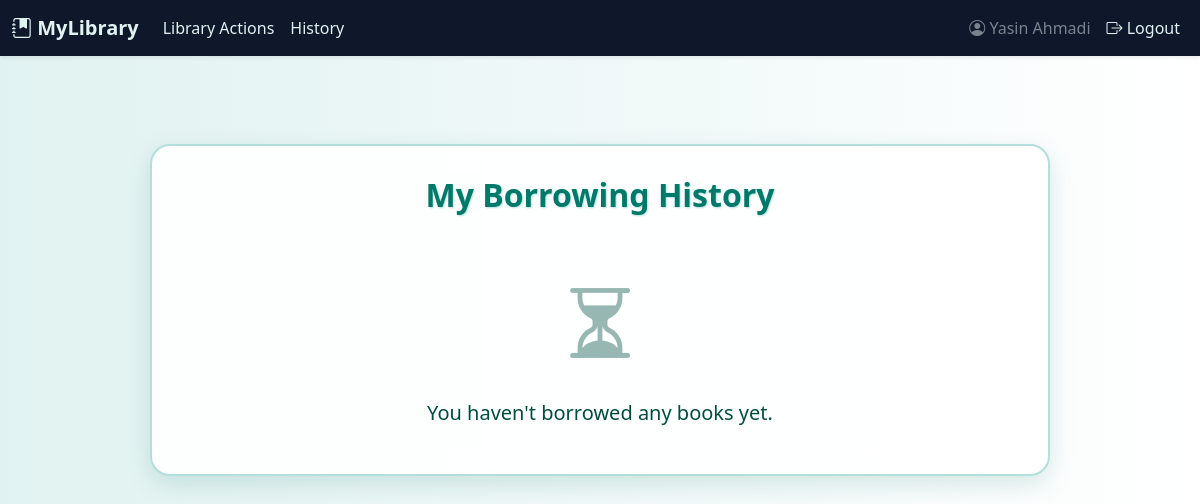
Before: /user_history (signed in) with the older database file.
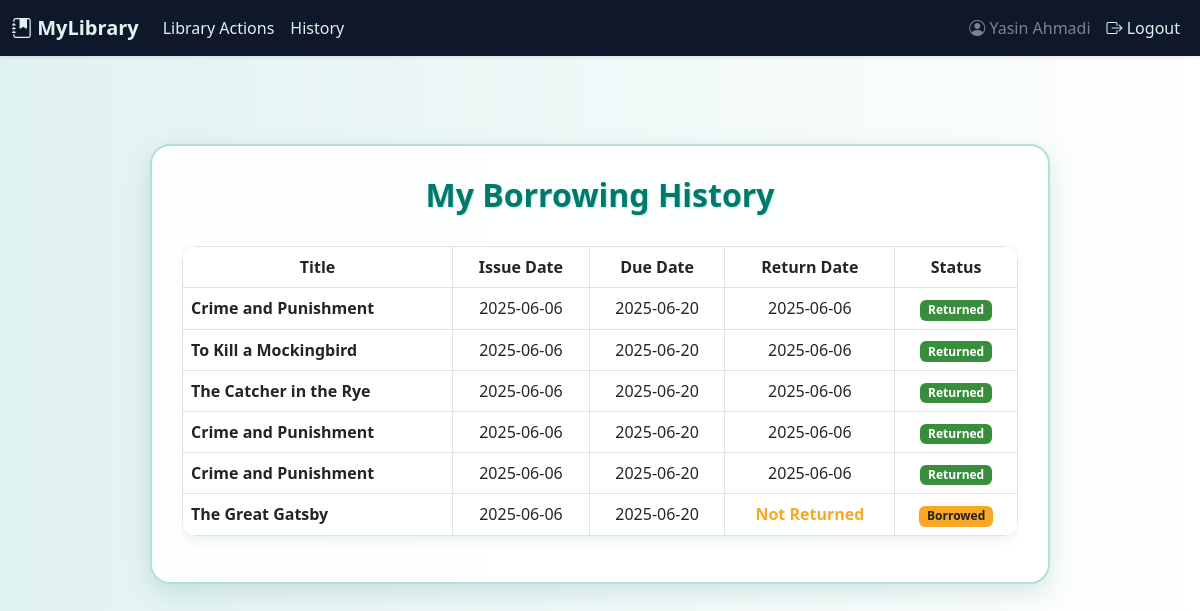
After: the same page with the newer database file.
### tables this page shows
CREATE TABLE Transactions (
    transaction_id INTEGER PRIMARY KEY AUTOINCREMENT,
    user_id INTEGER,
    book_id INTEGER,
    issue_date DATE NOT NULL,
    due_date DATE NOT NULL,
    return_date DATE,
    status TEXT DEFAULT 'borrowed',
    FOREIGN KEY (user_id) REFERENCES Users(user_id),
    FOREIGN KEY (book_id) REFERENCES Books(book_id)
);

CREATE TABLE Books (
    book_id INTEGER PRIMARY KEY AUTOINCREMENT,
    title TEXT NOT NULL,
    author_name TEXT,
    edition TEXT,
    publisher TEXT,
    language TEXT,
    published_year INTEGER,
    total_copies INTEGER DEFAULT 1,
    available_copies INTEGER DEFAULT 1
);

### routes/book_routes.py (the view)
    def wrapper(*args, **kwargs):
        if 'user_id' not in session:
            return redirect(url_for('auth.auth'))
        return view_func(*args, **kwargs)

### routes/book_routes.py (called while the page is built)
def login_required(view_func):
    def wrapper(*args, **kwargs):
        if 'user_id' not in session:
            return redirect(url_for('auth.auth'))
        return view_func(*args, **kwargs)
    wrapper.__name__ = view_func.__name__
    return wrapper

@book_bp.route('/user_history', methods=['GET'])
@login_required
def user_history():
    user_id = session['user_id']
    conn = sqlite3.connect('library.db')
    conn.row_factory = sqlite3.Row
    c = conn.cursor()
    c.execute("""
        SELECT B.title, T.issue_date, T.due_date, T.return_date, T.status
        FROM Transactions T
        JOIN Books B ON T.book_id = B.book_id
        WHERE T.user_id = ?
        ORDER BY T.issue_date DESC
    """, (user_id,))
    records = c.fetchall()
    conn.close()
    return render_template('user_history.html', records=records)

### templates/user_history.html (shortened to what this page needs)
{% extends 'base.html' %}
{% block content %}
<div class="glass-card">
    <h2 class="section-title">My Borrowing History</h2>
    {% if records %}
    <div class="table-responsive">
        <table class="table table-hover table-bordered align-middle text-center rounded-4 overflow-hidden">
            <thead>
                <tr>
                    <th>Title</th>
                    <th>Issue Date</th>
                    <th>Due Date</th>
                    <th>Return Date</th>
                    <th>Status</th>
                </tr>
            </thead>
            <tbody>
                {% for record in records %}
                <tr>
                    <td class="text-start fw-semibold">{{ record.title }}</td>
                    <td>{{ record.issue_date }}</td>
                    <td>{{ record.due_date }}</td>
                    <td>
                        {% if record.return_date %}
                            {{ record.return_date }}
                        {% else %}
                            <span class="text-warning">Not Returned</span>
                        {% endif %}
                    </td>
                    <td>
                        {% if record.status|lower == 'borrowed' %}
                            <span class="badge bg-warning">Borrowed</span>
                        {% elif record.status|lower == 'returned' %}
                            <span class="badge bg-success">Returned</span>
                        {% elif record.status|lower == 'overdue' %}
                            <span class="badge bg-danger">Overdue</span>
                        {% else %}
                            <span class="badge bg-secondary">{{ record.status }}</span>
                        {% endif %}
                    </td>
                </tr>
                {% endfor %}
            </tbody>
        </table>
    </div>
    {% else %}
    <div class="no-records">
        <i class="bi bi-hourglass-split"></i>
        <p>You haven't borrowed any books yet.</p>
    </div>
    {% endif %}
</div>
{% endblock %}

### templates/base.html (shortened to what this page needs)
<!DOCTYPE html>
<html lang="en">
<head>
    <link rel="stylesheet" href="https://cdn.jsdelivr.net/npm/bootstrap@5.3.0/dist/css/bootstrap.min.css">
    <link rel="stylesheet" href="https://cdn.jsdelivr.net/npm/bootstrap-icons@1.10.5/font/bootstrap-icons.css">
</head>
<body>
    <nav class="navbar navbar-expand-lg navbar-custom shadow-sm">
        <div class="container-fluid">
            <a class="navbar-brand fw-semibold" href="/"><i class="bi bi-journal-bookmark-fill"></i> MyLibrary</a>
            <div class="collapse navbar-collapse" id="navbarNav">
                <ul class="navbar-nav me-auto">
                    {% if session.get('user_id') %}
                        <li class="nav-item"><a class="nav-link" href="/library_actions">Library Actions</a></li>
                        <li class="nav-item"><a class="nav-link" href="/user_history">History</a></li>
                    {% else %}
                        <li class="nav-item"><a class="nav-link" href="{{ url_for('auth.login') }}">Login</a></li>
                        <li class="nav-item"><a class="nav-link" href="{{ url_for('auth.register') }}">Register</a></li>
                    {% endif %}
                </ul>
                {% if session.get('user_id') %}
                <ul class="navbar-nav ms-auto">
                    <li class="nav-item d-flex align-items-center">
                        <span class="nav-link disabled">
                            <i class="bi bi-person-circle"></i> {{ session.get('username') }}
                        </span>
                    </li>
                    <li class="nav-item">
                        <a class="nav-link" href="/logout">
                            <i class="bi bi-box-arrow-right"></i> Logout
                        </a>
                    </li>
                </ul>
                {% endif %}
            </div>
        </div>
    </nav>
    <div class="container py-4">
        {% block content %}{% endblock %}
    </div>
</body>
</html>

### templates/base.html (style rules this page uses)
.navbar-custom { background-color: #0f172a; }
.navbar-brand, .nav-link { color: #e0f2f1 !important; transition: color 0.3s ease, text-shadow 0.3s ease; }
.nav-link.disabled { color: rgba(224, 242, 241, 0.5) !important; }
body { background-color: #f8fafc; font-family: 'Segoe UI', Tahoma, Geneva, Verdana, sans-serif; }

### templates/user_history.html (style rules this page uses)
body { background: linear-gradient(to right, #e0f2f1, #ffffff); }
.glass-card { backdrop-filter: blur(15px); background: rgba(255, 255, 255, 0.9); border-radius: 20px; box-shadow: 0 8px 25px rgba(0, 105, 92, 0.15); padding: 30px; max-width: 900px; width: 100%; margin: 3rem auto; border: 2px solid #b2dfdb; }
h2.section-title { font-weight: 700; color: #00796b; text-align: center; margin-bottom: 2rem; text-shadow: 1px 1px 2px #b2dfdb; }
table { background-color: #ffffff; border-radius: 12px; overflow: hidden; box-shadow: 0 3px 12px rgba(0, 105, 92, 0.1); }
thead { background-color: #e0f2f1; color: #004d40; font-weight: 600; }
td, th { padding: 12px 15px; vertical-align: middle; }
.text-warning { color: #f9a825 !important; font-weight: 600; }
.badge.bg-warning { background-color: #f9a825 !important; color: #212121; font-weight: 600; }
.badge.bg-success { background-color: #388e3c !important; font-weight: 600; }

Changed rows visible on the page:
added Transactions: title "Crime and Punishment", issue_date "2025-06-06", due_date "2025-06-20", return_date "2025-06-06", status "Returned"
added Transactions: title "To Kill a Mockingbird", issue_date "2025-06-06", due_date "2025-06-20", return_date "2025-06-06", status "Returned"
added Transactions: title "The Catcher in the Rye", issue_date "2025-06-06", due_date "2025-06-20", return_date "2025-06-06", status "Returned"
added Transactions: title "Crime and Punishment", issue_date "2025-06-06", due_date "2025-06-20", return_date "2025-06-06", status "Returned"
added Transactions: title "Crime and Punishment", issue_date "2025-06-06", due_date "2025-06-20", return_date "2025-06-06", status "Returned"
added Transactions: title "The Great Gatsby", issue_date "2025-06-06", due_date "2025-06-20", shows "Not Returned", status "Borrowed"
Other visible differences:
text no longer shown: "You haven't borrowed any books yet."
text now shown: "Title Issue Date Due Date Return Date Status"
